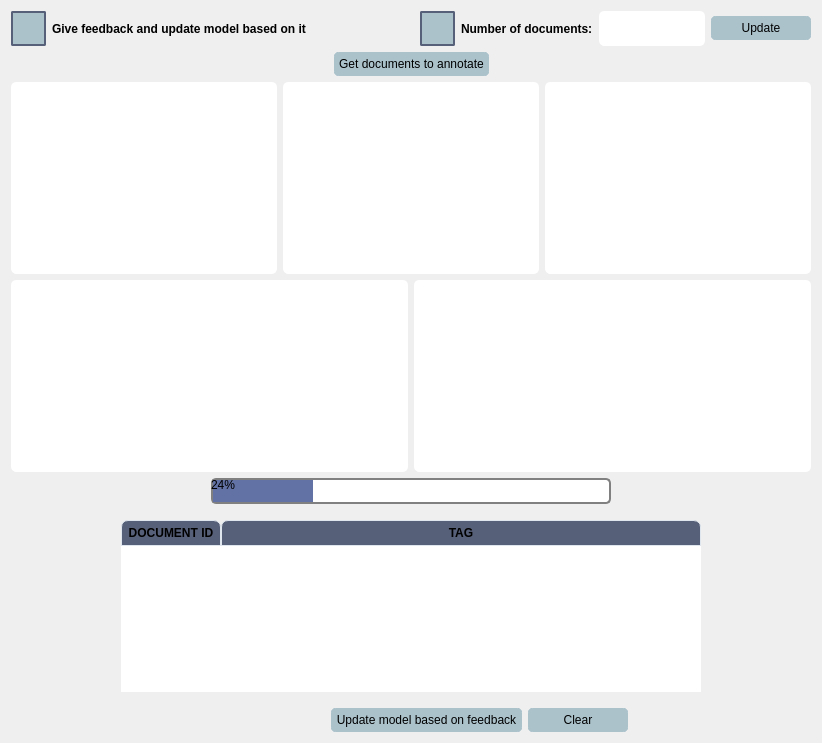
                  <widget class="QWidget" name="page_feedback">
                   <layout class="QVBoxLayout" name="verticalLayout_9">
                    <item>
                     <layout class="QHBoxLayout" name="horizontalLayout_27">
                      <item>
                       <layout class="QHBoxLayout" name="horizontalLayout_28">
                        <item>
                         <widget class="QPushButton" name="info_button_give_feedback">
                          <property name="sizePolicy">
                           <sizepolicy hsizetype="Fixed" vsizetype="Fixed">
                            <horstretch>0</horstretch>
                            <verstretch>0</verstretch>
                           </sizepolicy>
                          </property>
                          <property name="minimumSize">
                           <size>
                            <width>35</width>
                            <height>35</height>
                           </size>
                          </property>
                          <property name="maximumSize">
                           <size>
                            <width>35</width>
                            <height>35</height>
                           </size>
                          </property>
                          <property name="styleSheet">
                           <string notr="true">QPushButton {
	border: 2px solid #ABC2CB;
	border-radius: 2px;	
	background-color: #ABC2CB;
	border-color:#576079;
}
QPushButton:hover {
	background-color: #ABC2CB;
	border: 2px solid #ABC2CB;
}
QPushButton:pressed {	
	background-color: #ABC2CB;
	border: 2px solid #ABC2CB;
}

QToolTip {	
	background-color: #ABC2CB;
	border: 2px solid #ABC2CB;
}</string>
                          </property>
                          <property name="text">
                           <string/>
                          </property>
                         </widget>
                        </item>
                        <item>
                         <widget class="QLabel" name="label_give_feedback">
                          <property name="font">
                           <font>
                            <weight>75</weight>
                            <bold>true</bold>
                           </font>
                          </property>
                          <property name="text">
                           <string>Give feedback and update model based on it</string>
                          </property>
                         </widget>
                        </item>
                        <item>
                         <spacer name="horizontalSpacer_19">
                          <property name="orientation">
                           <enum>Qt::Horizontal</enum>
                          </property>
                          <property name="sizeHint" stdset="0">
                           <size>
                            <width>40</width>
                            <height>20</height>
                           </size>
                          </property>
                         </spacer>
                        </item>
                       </layout>
                      </item>
                      <item>
                       <layout class="QHBoxLayout" name="horizontalLayout_30">
                        <item>
                         <widget class="QPushButton" name="info_button_ndocs_al">
                          <property name="sizePolicy">
                           <sizepolicy hsizetype="Fixed" vsizetype="Fixed">
                            <horstretch>0</horstretch>
                            <verstretch>0</verstretch>
                           </sizepolicy>
                          </property>
                          <property name="minimumSize">
                           <size>
                            <width>35</width>
                            <height>35</height>
                           </size>
                          </property>
                          <property name="maximumSize">
                           <size>
                            <width>35</width>
                            <height>35</height>
                           </size>
                          </property>
                          <property name="styleSheet">
                           <string notr="true">QPushButton {
	border: 2px solid #ABC2CB;
	border-radius: 2px;	
	background-color: #ABC2CB;
	border-color:#576079;
}
QPushButton:hover {
	background-color: #ABC2CB;
	border: 2px solid #ABC2CB;
}
QPushButton:pressed {	
	background-color: #ABC2CB;
	border: 2px solid #ABC2CB;
}

QToolTip {	
	background-color: #ABC2CB;
	border: 2px solid #ABC2CB;
}</string>
                          </property>
                          <property name="text">
                           <string/>
                          </property>
                         </widget>
                        </item>
                        <item>
                         <widget class="QLabel" name="label_ndocs_al">
                          <property name="font">
                           <font>
                            <weight>75</weight>
                            <bold>true</bold>
                           </font>
                          </property>
                          <property name="text">
                           <string>Number of documents:</string>
                          </property>
                         </widget>
                        </item>
                        <item>
                         <widget class="QLineEdit" name="text_edit_ndocs_al">
                          <property name="sizePolicy">
                           <sizepolicy hsizetype="Fixed" vsizetype="Preferred">
                            <horstretch>0</horstretch>
                            <verstretch>0</verstretch>
                           </sizepolicy>
                          </property>
                          <property name="minimumSize">
                           <size>
                            <width>50</width>
                            <height>35</height>
                           </size>
                          </property>
                          <property name="styleSheet">
                           <string notr="true">QLineEdit {	
	background-color: #FFFFFF;
	border-radius: 5px;
	gridline-color: #FFFFFF;
	border-bottom: 1px solid #FFFFFF;
	color:black;
}</string>
                          </property>
                         </widget>
                        </item>
                        <item>
                         <widget class="QPushButton" name="update_ndocs_al_push_button">
                          <property name="sizePolicy">
                           <sizepolicy hsizetype="Fixed" vsizetype="Fixed">
                            <horstretch>0</horstretch>
                            <verstretch>0</verstretch>
                           </sizepolicy>
                          </property>
                          <property name="minimumSize">
                           <size>
                            <width>100</width>
                            <height>0</height>
                           </size>
                          </property>
                          <property name="maximumSize">
                           <size>
                            <width>16777215</width>
                            <height>16777215</height>
                           </size>
                          </property>
                          <property name="styleSheet">
                           <string notr="true">QPushButton {
	border: 5px solid #ABC2CB;
	border-radius: 5px;	
	background-color: #ABC2CB;
}
QPushButton:hover {
	background-color: #ABC2CB;
	border: 2px solid #ABC2CB;
}
QPushButton:pressed {	
	background-color: #ABC2CB;
	border: 2px solid #ABC2CB;
}</string>
                          </property>
                          <property name="text">
                           <string>Update</string>
                          </property>
                         </widget>
                        </item>
                       </layout>
                      </item>
                     </layout>
                    </item>
                    <item>
                     <layout class="QHBoxLayout" name="horizontalLayout_41">
                      <item>
                       <spacer name="horizontalSpacer_41">
                        <property name="orientation">
                         <enum>Qt::Horizontal</enum>
                        </property>
                        <property name="sizeHint" stdset="0">
                         <size>
                          <width>320</width>
                          <height>23</height>
                         </size>
                        </property>
                       </spacer>
                      </item>
                      <item>
                       <widget class="QPushButton" name="get_docs_to_annotate_push_button">
                        <property name="sizePolicy">
                         <sizepolicy hsizetype="Fixed" vsizetype="Fixed">
                          <horstretch>0</horstretch>
                          <verstretch>0</verstretch>
                         </sizepolicy>
                        </property>
                        <property name="minimumSize">
                         <size>
                          <width>100</width>
                          <height>0</height>
                         </size>
                        </property>
                        <property name="maximumSize">
                         <size>
                          <width>16777215</width>
                          <height>16777215</height>
                         </size>
                        </property>
                        <property name="styleSheet">
                         <string notr="true">QPushButton {
	border: 5px solid #ABC2CB;
	border-radius: 5px;	
	background-color: #ABC2CB;
}
QPushButton:hover {
	background-color: #ABC2CB;
	border: 2px solid #ABC2CB;
}
QPushButton:pressed {	
	background-color: #ABC2CB;
	border: 2px solid #ABC2CB;
}</string>
                        </property>
                        <property name="text">
                         <string>Get documents to annotate</string>
                        </property>
                       </widget>
                      </item>
                      <item>
                       <spacer name="horizontalSpacer_42">
                        <property name="orientation">
                         <enum>Qt::Horizontal</enum>
                        </property>
                        <property name="sizeHint" stdset="0">
                         <size>
                          <width>320</width>
                          <height>23</height>
                         </size>
                        </property>
                       </spacer>
                      </item>
                     </layout>
                    </item>
                    <item>
                     <layout class="QGridLayout" name="grid_layout_docs_feedback">
                      <item row="1" column="0" colspan="2">
                       <widget class="QTextEdit" name="show_doc_4">
                        <property name="styleSheet">
                         <string notr="true">QTextEdit {	
	background-color: #FFFFFF;
	border-radius: 5px;
	gridline-color: #FFFFFF;
	border-bottom: 1px solid #FFFFFF;
}

 QScrollBar:vertical {
	border: none;
    background: #ABC2CB;
    width: 14px;
    margin: 21px 0 21px 0;
	border-radius: 0px;
 }</string>
                        </property>
                        <property name="readOnly">
                         <bool>true</bool>
                        </property>
                       </widget>
                      </item>
                      <item row="0" column="0">
                       <widget class="QTextEdit" name="show_doc_1">
                        <property name="styleSheet">
                         <string notr="true">QTextEdit {	
	background-color: #FFFFFF;
	border-radius: 5px;
	gridline-color: #FFFFFF;
	border-bottom: 1px solid #FFFFFF;
}

 QScrollBar:vertical {
	border: none;
    background: #ABC2CB;
    width: 14px;
    margin: 21px 0 21px 0;
	border-radius: 0px;
 }</string>
                        </property>
                        <property name="readOnly">
                         <bool>true</bool>
                        </property>
                       </widget>
                      </item>
                      <item row="0" column="1" colspan="2">
                       <widget class="QTextEdit" name="show_doc_2">
                        <property name="styleSheet">
                         <string notr="true">QTextEdit {	
	background-color: #FFFFFF;
	border-radius: 5px;
	gridline-color: #FFFFFF;
	border-bottom: 1px solid #FFFFFF;
}

 QScrollBar:vertical {
	border: none;
    background: #ABC2CB;
    width: 14px;
    margin: 21px 0 21px 0;
	border-radius: 0px;
 }</string>
                        </property>
                        <property name="readOnly">
                         <bool>true</bool>
                        </property>
                       </widget>
                      </item>
                      <item row="0" column="3">
                       <widget class="QTextEdit" name="show_doc_3">
                        <property name="styleSheet">
                         <string notr="true">QTextEdit {	
	background-color: #FFFFFF;
	border-radius: 5px;
	gridline-color: #FFFFFF;
	border-bottom: 1px solid #FFFFFF;
}

 QScrollBar:vertical {
	border: none;
    background: #ABC2CB;
    width: 14px;
    margin: 21px 0 21px 0;
	border-radius: 0px;
 }</string>
                        </property>
                        <property name="readOnly">
                         <bool>true</bool>
                        </property>
                       </widget>
                      </item>
                      <item row="1" column="2" colspan="2">
                       <widget class="QTextEdit" name="show_doc_5">
                        <property name="styleSheet">
                         <string notr="true">QTextEdit {	
	background-color: #FFFFFF;
	border-radius: 5px;
	gridline-color: #FFFFFF;
	border-bottom: 1px solid #FFFFFF;
}

 QScrollBar:vertical {
	border: none;
    background: #ABC2CB;
    width: 14px;
    margin: 21px 0 21px 0;
	border-radius: 0px;
 }</string>
                        </property>
                        <property name="readOnly">
                         <bool>true</bool>
                        </property>
                       </widget>
                      </item>
                     </layout>
                    </item>
                    <item>
                     <layout class="QHBoxLayout" name="horizontalLayout_42">
                      <item>
                       <spacer name="horizontalSpacer_43">
                        <property name="orientation">
                         <enum>Qt::Horizontal</enum>
                        </property>
                        <property name="sizeType">
                         <enum>QSizePolicy::Fixed</enum>
                        </property>
                        <property name="sizeHint" stdset="0">
                         <size>
                          <width>200</width>
                          <height>13</height>
                         </size>
                        </property>
                       </spacer>
                      </item>
                      <item>
                       <widget class="QProgressBar" name="progress_bar_feedback">
                        <property name="styleSheet">
                         <string notr="true">QProgressBar {
    border: 2px solid grey;
    border-radius: 5px;
}

QProgressBar::chunk {
    background-color: rgb(98, 114, 164);
    width: 20px;
}</string>
                        </property>
                        <property name="value">
                         <number>24</number>
                        </property>
                       </widget>
                      </item>
                      <item>
                       <spacer name="horizontalSpacer_44">
                        <property name="orientation">
                         <enum>Qt::Horizontal</enum>
                        </property>
                        <property name="sizeType">
                         <enum>QSizePolicy::Fixed</enum>
                        </property>
                        <property name="sizeHint" stdset="0">
                         <size>
                          <width>200</width>
                          <height>13</height>
                         </size>
                        </property>
                       </spacer>
                      </item>
                     </layout>
                    </item>
                    <item>
                     <layout class="QHBoxLayout" name="horizontalLayout_23">
                      <item>
                       <spacer name="horizontalSpacer_24">
                        <property name="orientation">
                         <enum>Qt::Horizontal</enum>
                        </property>
                        <property name="sizeType">
                         <enum>QSizePolicy::Fixed</enum>
                        </property>
                        <property name="sizeHint" stdset="0">
                         <size>
                          <width>100</width>
                          <height>20</height>
                         </size>
                        </property>
                       </spacer>
                      </item>
                      <item>
                       <widget class="QTableWidget" name="table_labels_feedback">
                        <property name="minimumSize">
                         <size>
                          <width>600</width>
                          <height>0</height>
                         </size>
                        </property>
                        <property name="maximumSize">
                         <size>
                          <width>300</width>
                          <height>16777215</height>
                         </size>
                        </property>
                        <property name="styleSheet">
                         <string notr="true">QTableWidget {	
	padding: 10px;
	border-radius: 5px;
	gridline-color: #DFE6ED;
	color:black;

}
QTableWidget::item{
	background-color: #ABC2CB;
	border-color: #DFE6ED;
	padding-left: 5px;
	padding-right: 5px;
	gridline-color: #DFE6ED;
}
QTableWidget::item:selected{
	background-color: #C7CDDA;
}
QScrollBar:horizontal {
    border: none;
    background: #A3A8AD;
    height: 14px;
    margin: 0px 21px 0 21px;
	border-radius: 0px;
}
 QScrollBar:vertical {
	border: none;
    background: #A3A8AD;
    width: 14px;
    margin: 21px 0 21px 0;
	border-radius: 0px;
 }
QHeaderView::section{
	Background-color: #576079;
	max-width: 30px;
	border: 1px solid #576079;
	border-style: none;
    border-bottom: 1px solid #576079;
    border-right: 1px solid #576079;
}
QTableWidget::horizontalHeader {	
	background-color: #576079;
}
QHeaderView::section:horizontal
{
    border: 1px solid #DFE6ED;
	background-color: #576079;
	padding: 3px;
	border-top-left-radius: 7px;
    border-top-right-radius: 7px;
}
QHeaderView::section:vertical
{
    border: 1px solid #576079;
}

QToolTip {	
	background-color: #ABC2CB;
	border: 2px solid #ABC2CB;
	color:black;
}</string>
                        </property>
                        <property name="editTriggers">
                         <set>QAbstractItemView::AnyKeyPressed|QAbstractItemView::CurrentChanged|QAbstractItemView::EditKeyPressed</set>
                        </property>
                        <attribute name="horizontalHeaderStretchLastSection">
                         <bool>true</bool>
                        </attribute>
                        <attribute name="verticalHeaderVisible">
                         <bool>false</bool>
                        </attribute>
                        <attribute name="verticalHeaderStretchLastSection">
                         <bool>true</bool>
                        </attribute>
                        <column>
                         <property name="text">
                          <string>DOCUMENT ID</string>
                         </property>
                         <property name="font">
                          <font>
                           <weight>75</weight>
                           <bold>true</bold>
                          </font>
                         </property>
                        </column>
                        <column>
                         <property name="text">
                          <string>TAG</string>
                         </property>
                         <property name="font">
                          <font>
                           <weight>75</weight>
                           <bold>true</bold>
                          </font>
                         </property>
                        </column>
                       </widget>
                      </item>
                      <item>
                       <spacer name="horizontalSpacer_25">
                        <property name="orientation">
                         <enum>Qt::Horizontal</enum>
                        </property>
                        <property name="sizeType">
                         <enum>QSizePolicy::Fixed</enum>
                        </property>
                        <property name="sizeHint" stdset="0">
                         <size>
                          <width>100</width>
                          <height>20</height>
                         </size>
                        </property>
                       </spacer>
                      </item>
                     </layout>
                    </item>
                    <item>
                     <layout class="QHBoxLayout" name="horizontalLayout_6">
                      <item>
                       <spacer name="horizontalSpacer_15">
                        <property name="orientation">
                         <enum>Qt::Horizontal</enum>
                        </property>
                        <property name="sizeHint" stdset="0">
                         <size>
                          <width>320</width>
                          <height>23</height>
                         </size>
                        </property>
                       </spacer>
                      </item>
                      <item>
                       <widget class="QPushButton" name="update_model_push_button">
                        <property name="maximumSize">
                         <size>
                          <width>16777215</width>
                          <height>16777215</height>
                         </size>
                        </property>
                        <property name="styleSheet">
                         <string notr="true">QPushButton {
	border: 5px solid #ABC2CB;
	border-radius: 5px;	
	background-color: #ABC2CB;
}
QPushButton:hover {
	background-color: #ABC2CB;
	border: 2px solid #ABC2CB;
}
QPushButton:pressed {	
	background-color: #ABC2CB;
	border: 2px solid #ABC2CB;
}</string>
                        </property>
                        <property name="text">
                         <string>Update model based on feedback</string>
                        </property>
                       </widget>
                      </item>
                      <item>
                       <widget class="QPushButton" name="clear_feedback_push_button">
                        <property name="sizePolicy">
                         <sizepolicy hsizetype="Fixed" vsizetype="Fixed">
                          <horstretch>0</horstretch>
                          <verstretch>0</verstretch>
                         </sizepolicy>
                        </property>
                        <property name="minimumSize">
                         <size>
                          <width>100</width>
                          <height>0</height>
                         </size>
                        </property>
                        <property name="maximumSize">
                         <size>
                          <width>16777215</width>
                          <height>16777215</height>
                         </size>
                        </property>
                        <property name="styleSheet">
                         <string notr="true">QPushButton {
	border: 5px solid #ABC2CB;
	border-radius: 5px;	
	background-color: #ABC2CB;
}
QPushButton:hover {
	background-color: #ABC2CB;
	border: 2px solid #ABC2CB;
}
QPushButton:pressed {	
	background-color: #ABC2CB;
	border: 2px solid #ABC2CB;
}</string>
                        </property>
                        <property name="text">
                         <string>Clear</string>
                        </property>
                       </widget>
                      </item>
                      <item>
                       <spacer name="horizontalSpacer_16">
                        <property name="orientation">
                         <enum>Qt::Horizontal</enum>
                        </property>
                        <property name="sizeHint" stdset="0">
                         <size>
                          <width>153</width>
                          <height>23</height>
                         </size>
                        </property>
                       </spacer>
                      </item>
                     </layout>
                    </item>
                   </layout>
                  </widget>
